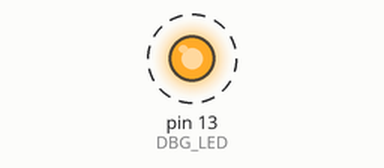
A sketch run on a simulated Arduino Uno, built with avr-gcc and run on an emulated ATmega328P. Parts: output pins drawn as LEDs (lit = HIGH). Dashed ring = blinking.

Above: at 0.5 s.
Timing chart, 0 to 4.6 s (numbered marks = the images above):
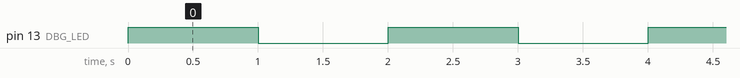

The sketch:

gy521_demo.ino
```cpp
/*
  adxl345_demo.ino
  Demo FW untuk Accelerometer gyro GY-521

  Author: eprasetio
  Date: 1/31/15
 */

 #define MPU6050 0x68

 #define DBG_LED 13

// Function untuk mengirim data ke sensor
void write_data(int device, byte reg_addr, byte data){
  Wire.beginTransmission(device);
  Wire.write(reg_addr);
  Wire.write(data);
  Wire.endTransmission();
}

// Function untuk membaca data dari device
unsigned char read_data(int device, byte reg_addr, int data_len){
 unsigned char buffer;

 Wire.beginTransmission(device);
 Wire.write(reg_addr);
 Wire.endTransmission();

 Wire.beginTransmission(device);
 Wire.requestFrom(device, data_len);
 while(Wire.available()){
  buffer = Wire.read();
 }

 return buffer;
}


void setup() {
	pinMode(DBG_LED, OUTPUT);

}

void loop() {
	digitalWrite(DBG_LED, HIGH);
	delay(1000);
	digitalWrite(DBG_LED, LOW);
	delay(1000);

}
```

Measured:
- by itself, pin 13 (DBG_LED): alternates HIGH for 1.0 s and LOW for 1.0 s
